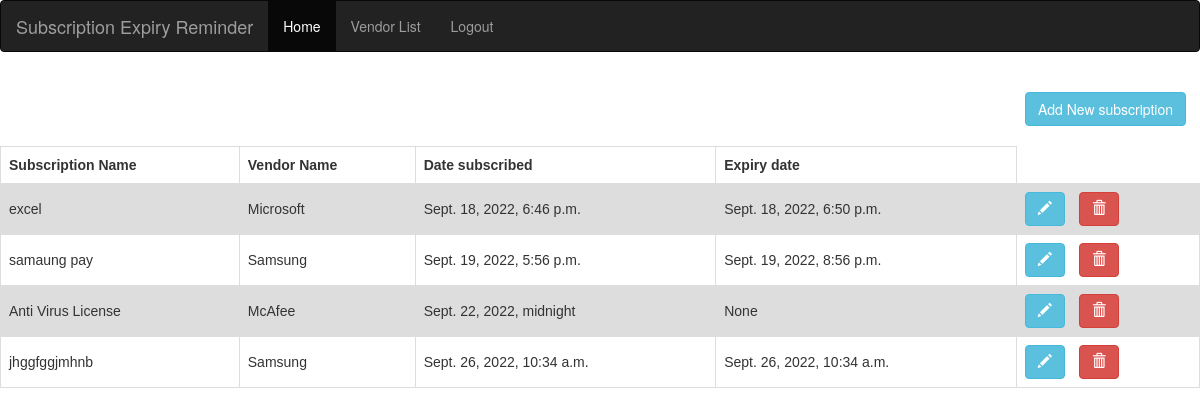
The app's page /accounts/dashboard/ (signed in), older data.
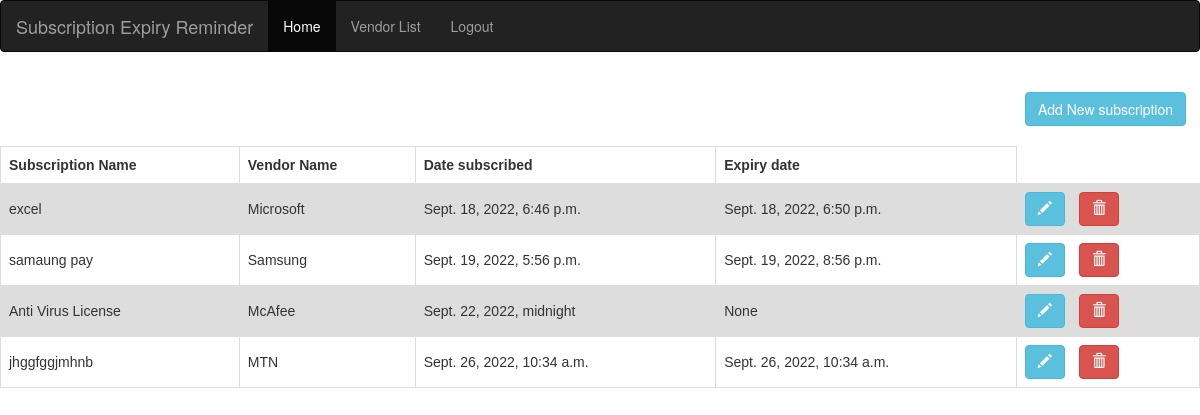
The same page, newer data.
### accounts/models.py (models this page shows, shortened)
class Subscription(models.Model):
    subscription_name = models.CharField(max_length=200)
    vendor = models.ForeignKey(Vendor, on_delete=models.CASCADE)
    date_subscribed = models.DateTimeField(null=True, blank=True)
    expiry_date = models.DateTimeField(null=True,blank=True)

class Vendor(models.Model):
    vendor_name = models.CharField(max_length=200, unique=True)

### accounts/views.py (the view)
# urls.py: path('dashboard/', views.SubscriptionListView.as_view(), name='subscription_list'),
@method_decorator(login_required, name='dispatch')
class SubscriptionListView(ListView):
    template_name = 'subscriptionlist.html'
    context_object_name = 'subscription_list'
    def get_queryset(self):
        return Subscription.objects.all()

### accounts/templates/subscriptionlist.html (shortened to what this page needs)
{% extends 'index.html'%}
{% block content %}
{% load static %}
{% load bootstrap4 %}
	<div class="row">
		<div class="col-md-10 col-xs-10 col-sm-10"></div>
		<div class="col-md-2 col-xs-1 col-sm-1">
			<br/>
				<a href="{% url 'add_subscription' %}">
            <button type="button" class="btn btn-info">
		Add New subscription
	</button>
            </a>
		</div>
	</div>
	<br/>
    <table>
  <tr>
      <th>Subscription Name</th>
	  <th>Vendor Name</th>
	  <th>Date subscribed</th>
	  <th>Expiry date</th>
  </tr>
		{% for subscription in subscription_list %}
		  <tr>
			  <td>{{ subscription.subscription_name }}</td>
			  <td>{{ subscription.vendor.vendor_name }}</td>
			  <td>{{ subscription.date_subscribed }}</td>
			  <td>{{ subscription.expiry_date }}</td>
			  <td><a href="{% url 'edit_subscription' subscription.pk %}">
					<button type="button" class="btn btn-info">
						<span class="glyphicon glyphicon-pencil"></span>
					</button>
				</a>
				  <a href="{% url 'delete_subscription' subscription.pk %}" style="margin-left:10px;">
					<button type="button" class="btn btn-danger">
						<span class="glyphicon glyphicon-trash"></span>
					</button>
				</a>
			  </td>
		  </tr>
		{% endfor %}
	</table>
{% endblock %}

### accounts/templates/index.html (shortened to what this page needs)
<!DOCTYPE html>
<html lang="en">
<head>
    <link rel="stylesheet" href="https://maxcdn.bootstrapcdn.com/bootstrap/3.4.1/css/bootstrap.min.css">
</head>
<body>
<nav class="navbar navbar-inverse">
  <div class="container-fluid">
    <div class="navbar-header">
      <a class="navbar-brand" href="#">Subscription Expiry Reminder</a>
    </div>
    <ul class="nav navbar-nav">
      <li class="active"><a href="{% url 'subscription_list' %}">Home</a></li>
      <li><a href="{% url 'vendor_list' %}">Vendor List</a></li>
        <li>
            {% if user.is_authenticated %}
            <a href="{% url 'logout' %}">Logout</a>
            {% else %}
            <a href="{% url 'login_url' %}">Login</a>
            <a href="{% url 'register_url' %}">Register</a>
         {% endif %}
        </li>
    </ul>
  </div>
</nav>
</body>
{% block content %}
{% endblock %}
</html>

### accounts/templates/index.html (style rules this page uses)
table { font-family: arial, sans-serif; border-collapse: collapse; width: 100%; }
td, th { border: 1px solid #dddddd; text-align: left; padding: 8px; }
tr:nth-child(even) { background-color: #dddddd; }

Row changes from the older to the newer data that the page shows:
changed Subscription "jhggfggjmhnb": vendor.vendor_name "Samsung" → "MTN"
